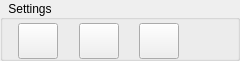
         <widget class="QGroupBox" name="grpRfSettings">
          <property name="minimumSize">
           <size>
            <width>240</width>
            <height>61</height>
           </size>
          </property>
          <property name="maximumSize">
           <size>
            <width>240</width>
            <height>61</height>
           </size>
          </property>
          <property name="styleSheet">
           <string notr="true">color: rgb(0, 0, 0);</string>
          </property>
          <property name="title">
           <string>  Settings  </string>
          </property>
          <property name="flat">
           <bool>false</bool>
          </property>
          <property name="checkable">
           <bool>false</bool>
          </property>
          <layout class="QHBoxLayout" name="horizontalLayout_16">
           <property name="spacing">
            <number>2</number>
           </property>
           <property name="leftMargin">
            <number>15</number>
           </property>
           <property name="topMargin">
            <number>3</number>
           </property>
           <property name="rightMargin">
            <number>7</number>
           </property>
           <property name="bottomMargin">
            <number>3</number>
           </property>
           <item>
            <widget class="QPushButton" name="bttnFrqSettingUndo">
             <property name="minimumSize">
              <size>
               <width>40</width>
               <height>36</height>
              </size>
             </property>
             <property name="maximumSize">
              <size>
               <width>40</width>
               <height>36</height>
              </size>
             </property>
             <property name="toolTip">
              <string>Call Last Rf Setting</string>
             </property>
             <property name="text">
              <string/>
             </property>
             <property name="icon">
              <iconset resource="Resource.qrc">
               <normaloff>:/img/32Undo</normaloff>:/img/32Undo</iconset>
             </property>
             <property name="iconSize">
              <size>
               <width>28</width>
               <height>28</height>
              </size>
             </property>
            </widget>
           </item>
           <item>
            <spacer name="horizontalSpacer_10">
             <property name="orientation">
              <enum>Qt::Horizontal</enum>
             </property>
             <property name="sizeHint" stdset="0">
              <size>
               <width>40</width>
               <height>20</height>
              </size>
             </property>
            </spacer>
           </item>
           <item>
            <widget class="QPushButton" name="bttnFrqSettingSave">
             <property name="minimumSize">
              <size>
               <width>40</width>
               <height>36</height>
              </size>
             </property>
             <property name="maximumSize">
              <size>
               <width>40</width>
               <height>36</height>
              </size>
             </property>
             <property name="toolTip">
              <string>Save RF Settings</string>
             </property>
             <property name="text">
              <string/>
             </property>
             <property name="icon">
              <iconset resource="Resource.qrc">
               <normaloff>:/img/32Save</normaloff>:/img/32Save</iconset>
             </property>
             <property name="iconSize">
              <size>
               <width>28</width>
               <height>28</height>
              </size>
             </property>
            </widget>
           </item>
           <item>
            <spacer name="horizontalSpacer_14">
             <property name="orientation">
              <enum>Qt::Horizontal</enum>
             </property>
             <property name="sizeHint" stdset="0">
              <size>
               <width>40</width>
               <height>20</height>
              </size>
             </property>
            </spacer>
           </item>
           <item>
            <widget class="QPushButton" name="bttnFrqSettingLoad">
             <property name="minimumSize">
              <size>
               <width>40</width>
               <height>36</height>
              </size>
             </property>
             <property name="maximumSize">
              <size>
               <width>40</width>
               <height>36</height>
              </size>
             </property>
             <property name="toolTip">
              <string>Load RF Settings</string>
             </property>
             <property name="text">
              <string/>
             </property>
             <property name="icon">
              <iconset resource="Resource.qrc">
               <normaloff>:/img/32Open</normaloff>:/img/32Open</iconset>
             </property>
             <property name="iconSize">
              <size>
               <width>28</width>
               <height>28</height>
              </size>
             </property>
            </widget>
           </item>
           <item>
            <spacer name="horizontalSpacer_27">
             <property name="orientation">
              <enum>Qt::Horizontal</enum>
             </property>
             <property name="sizeHint" stdset="0">
              <size>
               <width>72</width>
               <height>20</height>
              </size>
             </property>
            </spacer>
           </item>
          </layout>
         </widget>
